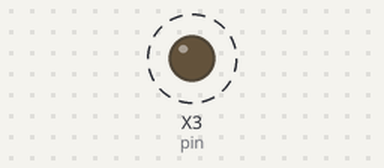
A program run on a simulated pyboard running MicroPython. Shown: output pins drawn as LEDs (lit = HIGH). Dashed ring = blinking. What the program prints to the serial console is not drawn. At 8.0 s the program stops and its outputs stay as they are.

Above: at 0.5 s.
Timing chart, 0 to 4.6 s (numbered marks = the images above):
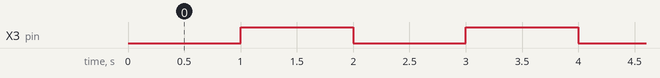

The program:

gpio.py
```python
import pyb
import time
pin = pyb.Pin(2, pyb.Pin.OUT)
for i in range(4):
    print('LED ON')
    pin.value(0)
    time.sleep(1)
    print('LED OFF')
    pin.value(1)
    time.sleep(1)
    print('iteration done.')
print("All done.")
```

Measured:
- by itself, X3 (pin): alternates HIGH for 1.0 s and LOW for 1.0 s, 7 changes in all, then stays HIGH
